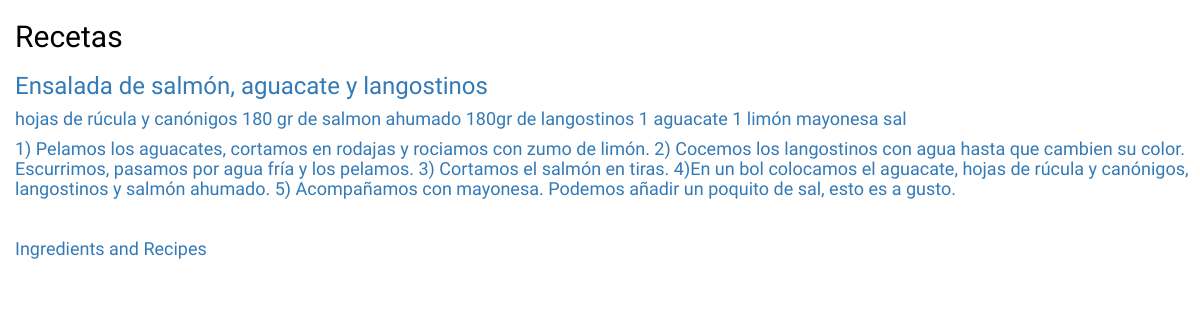
/verRecetas/3, run on the app's committed database.
### RecipesAndFun/models.py (models this page shows, shortened)
class receta(models.Model):
    nombre_receta= models.CharField(max_length=100)
    ingredientes= models.TextField(help_text='Escribe los ingredientes')
    preparacion= models.TextField(verbose_name='Preparacion')
    tiempo_preparacion= models.IntegerField
    comentarios= models.CharField(help_text='Espacio para comentarios', max_length=1000, null=True)
    puntuacion= models.IntegerField
    fecha_publicacion= models.DateTimeField(blank=True, null=True)
    autor= models.ForeignKey(User, on_delete=models.CASCADE)

### RecipesAndFun/views.py (the view)
class RecipeDetail(DetailView):
    model = receta
    template_name = 'verReceta.html'
    def get_context_data(self, **kwargs):
        context = super(RecipeDetail, self).get_context_data(**kwargs)
        return context

### templates/verReceta.html (shortened to what this page needs)
{% load static %}
<head>
    <link rel="stylesheet" href="//maxcdn.bootstrapcdn.com/bootstrap/3.2.0/css/bootstrap.min.css">
    <link rel="stylesheet" href="//maxcdn.bootstrapcdn.com/bootstrap/3.2.0/css/bootstrap-theme.min.css">
    <link rel="stylesheet" href="{% static 'recipesandfun.css' %}">
    <h2>Recetas</h2>
</head>
<body>
    <div>
        <h3><a >{{ receta.nombre_receta }}</a></h3>
        <h4><a >{{ receta.ingredientes }}</a></h4>
        <h4><a >{{ receta.preparacion }}</a></h4>
    </div>
<br>
    <h4><a href="/listaIngredientes">Ingredients and Recipes </a></h4>
</body>

### static/recipesandfun.css (style rules this page uses)
h1, h2 { color: #000000; font-family: 'Lobster'; }
h3, h4, h5 { font-family: 'Abel', sans-serif; }
body { padding-left: 15px; }

### data on the page
receta: nombre_receta "Ensalada de salmón, aguacate y langostinos", ingredientes "hojas de rúcula y canónigos 180 gr de salmon ahumado 180gr de langostinos 1 aguacate 1 limón mayonesa sal", preparacion "1) Pelamos los aguacates, cortamos en rodajas y rociamos con zumo de limón. 2) Cocemos los langostinos con agua hasta que cambien su color. Escurrimos, pasamos por agua fría y los pelamos. 3) Cortamos el salmón en tiras. 4)En un bol colocamos el aguacate, hojas de rúcula y canónigos, langostinos y salmón ahumado. 5) Acompañamos con mayonesa. Podemos añadir un poquito de sal, esto es a gusto."
